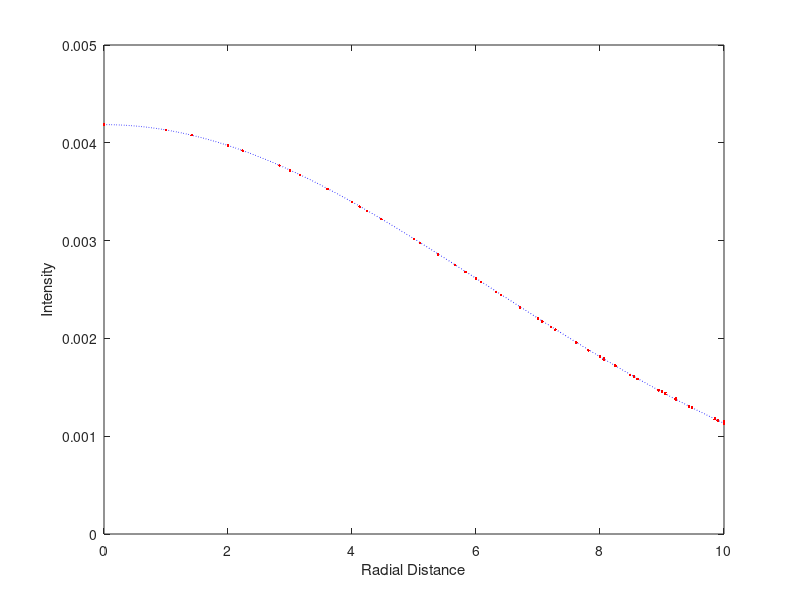
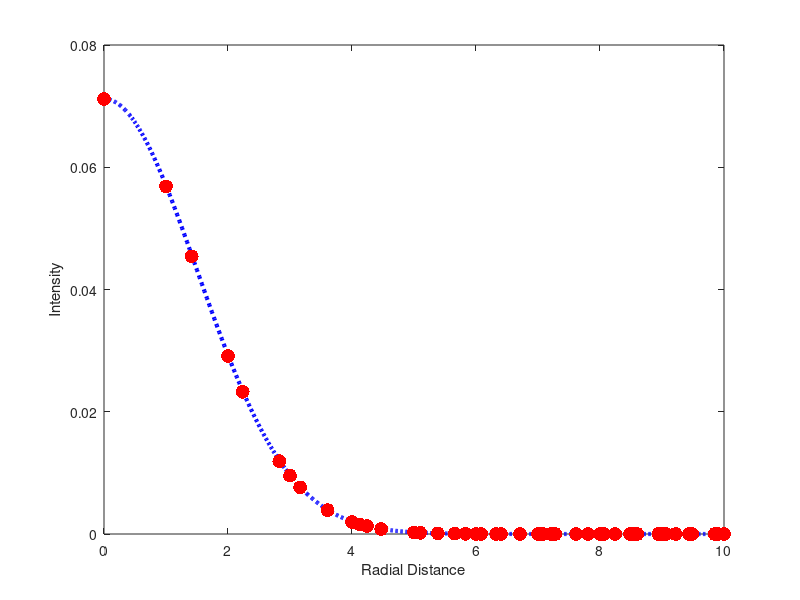

These figures' MATLAB source, in order: (Note: this script raises an error after producing the figures.)
% Andrew Rhodes
% ASEL
% 2017

% Perform scale space on an 2D image of an impulse and of a scene.
% Sample the image onto a 3D explicit surface.
% Perform explicit surface diffusion and compare.
% Perform implicit surface diffusion and copare.


close all
clear 
clc

%%%%%%%%%%%%%%%%%%%%%%%%%%%%%%%%%%%%%%%%%%%%%%%%%%%%%%%%%%%%%%%%%%%%%%%%%%%
% Additional Paths
%%%%%%%%%%%%%%%%%%%%%%%%%%%%%%%%%%%%%%%%%%%%%%%%%%%%%%%%%%%%%%%%%%%%%%%%%%%
% cd ~/Desktop/Ashish/'CS3 Code'/
addpath(genpath('~/Documents/Software/MeshLP/'))
addpath(genpath('~/Documents/Software/cp_matrices/'))
addpath('~/Desktop/Ashish/CS3 Code/')
addpath(genpath('~/GitProjects/pose/MATLAB_PointCloudDescriptors/OURCVFH/'))

%%%%%%%%%%%%%%%%%%%%%%%%%%%%%%%%%%%%%%%%%%%%%%%%%%%%%%%%%%%%%%%%%%%%%%%%%%%
% User Defined Criteria
%%%%%%%%%%%%%%%%%%%%%%%%%%%%%%%%%%%%%%%%%%%%%%%%%%%%%%%%%%%%%%%%%%%%%%%%%%%

% 2D image diffusion
MaxLevel = 70;
gausswindow = 2;
tau2D = 0.75;

MaxImageSize = 30;
MiddleImage = MaxImageSize / 2;


% 3D explcit surface diffusion
eSS = 1; % Explicit Surface Spacing
MaxSurfSize = 30;


% 3D implicit surface
spacing = 0.25;
sigma = 0.25;
porder = 3;
Lorder = 2;
dim = 3;
tauImplicit = spacing / 4;
tauImplicit = tau2D^2/2;
MaxTauImplicit = 70;
NumStepsImplicit = round(MaxTauImplicit / tauImplicit);
% NumStepsImplicit = MaxTauImplicit / sigma^2


% If using Gaussian implicit surface diffusion, p=3 causes negative values
% porder = 4


%%%%%%%%%%%%%%%%%%%%%%%%%%%%%%%%%%%%%%%%%%%%%%%%%%%%%%%%%%%%%%%%%%%%%%%%%%%
% Create Impulse Image
%%%%%%%%%%%%%%%%%%%%%%%%%%%%%%%%%%%%%%%%%%%%%%%%%%%%%%%%%%%%%%%%%%%%%%%%%%%


Signal2D = zeros(MaxImageSize, MaxImageSize, MaxLevel);
Signal2D(MiddleImage, MiddleImage, 1) = 1;

% Gauss = fspecial('gaussian', [gausswindow, gausswindow], tau2D);


[x,y] = meshgrid(-gausswindow:gausswindow,-gausswindow:gausswindow);
Gauss =  (1/(2*pi*tau2D^2)) .* exp( -(x.^2 + y.^2) ./ (2*tau2D^2) );
Gauss = Gauss./sum(Gauss(:))

for i = 1 : MaxLevel - 1
    
%     imshow(Signal2D(:,:,i),[])
%     pause
    
%     Signal2D(:,:,i+1) = imgaussfilt(Signal2D(:,:,1), sqrt(i)*tau2D);
%     Signal2D(:,:,i+1) = imgaussfilt(Signal2D(:,:,i), tau2D);
    Signal2D(:,:,i+1) = imfilter(Signal2D(:,:,i), Gauss,'replicate');

    
end




%%%%%%%%%%%%%%%%%%%%%%%%%%%%%%%%%%%%%%%%%%%%%%%%%%%%%%%%%%%%%%%%%%%%%%%%%%%
% Plot 2D Diffusion at Scales
%%%%%%%%%%%%%%%%%%%%%%%%%%%%%%%%%%%%%%%%%%%%%%%%%%%%%%%%%%%%%%%%%%%%%%%%%%%

[xImage2D, yImage2D] = ndgrid(1:MaxImageSize,1:MaxImageSize);

xyImage2D = [xImage2D(:), yImage2D(:)];

Image2Dcenter = sub2ind([MaxImageSize, MaxImageSize], MiddleImage, MiddleImage);

RadialDist2D = sqrt(sum(bsxfun(@minus, xyImage2D, xyImage2D(Image2Dcenter,:)).^2,2));




%%%%%%%%%%%%%%%%%%%%%%%%%%% Figures for paper %%%%%%%%%%%%%%%%%%%%%%%%%%%%%

figure
xgauss = 0:0.01:20;
for i = 1 : MaxLevel -1
    clf
    i
    t2 = (i-1) * tau2D^2
    
    Gaus = exp( -(xgauss.^2) / (2*t2) );
    Gaus = Gaus  * max(max(Signal2D(:,:,i)));
    
    plot(xgauss, Gaus, 'b:') 


    hold on
   
    plot(RadialDist2D, reshape(Signal2D(:,:,i),[],1),'r.')
    hold on
    xlim([0 10])
    
    ylabel('Intensity')
    xlabel('Radial Distance')

    pause
end

% % tau2D = 0.5; [6,21,61]
% % tau2d = 0.75; [5]

xgauss = 0:0.01:20;
for i = [5,15,35]
%     clf
    figure

    i;
    t2 = (i-1) * tau2D^2
    
    Gaus = exp( -(xgauss.^2) / (2*t2) );
    Gaus = Gaus  * max(max(Signal2D(:,:,i)));
    
    plot(xgauss, Gaus, 'b:','linewidth',3);

    hold on
    
    plot(RadialDist2D, reshape(Signal2D(:,:,i),[],1), 'r.','markersize',30)

    hold on
    xlim([0 10])
    
    ylabel('Intensity')
    xlabel('Radial Distance')
    ax = gca;
    ax.XAxis.FontSize = 55;
    ax.YAxis.FontSize = 55;
%     pause
end


figure
imshow(Signal2D(:,:,5),[])

figure
imshow(Signal2D(:,:,15),[])

figure 
imshow(Signal2D(:,:,35),[])


%%%%%%%%%%%%%%%%%%%%%%%%%%%%%%%%%%%%%%%%%%%%%%%%%%%%%%%%%%%%%%%%%%%%%%%%%%%
% Create Explicit 3D Surface, Laplace-Beltrami, diffusion for impulse 
%%%%%%%%%%%%%%%%%%%%%%%%%%%%%%%%%%%%%%%%%%%%%%%%%%%%%%%%%%%%%%%%%%%%%%%%%%%


NumPointSurf = length(1:eSS:MaxSurfSize+(1/eSS -1)*eSS);
MiddleSurfPoint = round(NumPointSurf/2);

[xSurf3D, ySurf3D, zSurf3D] = ndgrid(1:eSS:MaxSurfSize+(1/eSS -1)*eSS,1:eSS:MaxSurfSize+(1/eSS -1)*eSS,0);

PointCloudCenter = sub2ind([NumPointSurf, NumPointSurf], MiddleSurfPoint, MiddleSurfPoint);

PointCloud.Location = [xSurf3D(:), ySurf3D(:), zSurf3D(:)];
PointCloud.LocationCount = length(PointCloud.Location);
PointCloud.Face = delaunay(xSurf3D(:), ySurf3D(:));
PointCloud.FaceCount = length(PointCloud.Face);
PointCloud.FaceArea = findFaceArea(PointCloud.Location, PointCloud.Face);
PointCloud.Signal = zeros(PointCloud.LocationCount,1);
PointCloud.Signal(PointCloudCenter,1) = 1;
PointCloud = findMeshResolution(PointCloud, 'Model');

save_off(PointCloud.Location, PointCloud.Face, strcat('Plane',num2str(NumPointSurf),'.off'));

[LapMatMeshWeights, Area, hEdge2] = symmshlp_matrix(strcat('Plane',num2str(NumPointSurf),'.off'));

% [LapMatMeshWeights, Area, hEdge2] = symmshlp_matrix('Plane120.off');
hEdge = (hEdge2/2);
% tauExplicit = 0.5*hEdge^2;
tauExplicit = hEdge/4;

MaxTauExplicit  = 40;
NumStepsExplcit = round(MaxTauExplicit / tauExplicit);

A1 = sparse(1:length(Area),1:length(Area), 1./Area);

LBM = A1 * LapMatMeshWeights;

ItL = speye(length(Area),length(Area)) - tauExplicit * LBM;

SignalExplicit = zeros(PointCloud.LocationCount, NumStepsExplcit);
SignalExplicit(:,1) = PointCloud.Signal;


WaitBar = waitbar(0, sprintf('Implicit Euler Diffusion %i of %i', 0, NumStepsExplcit-1));

for i = 1 : NumStepsExplcit - 1
    
    [SignalExplicit(:,i+1), flag] = bicg(ItL, SignalExplicit(:,i), 1e-10, 30);
    if flag
        flag
    end
    
    waitbar(i/NumStepsExplcit, WaitBar, sprintf('Implicit Euler Diffusion %i of %i', i, NumStepsExplcit-1));
    
end

waitbar(i/NumStepsExplcit, WaitBar, sprintf('Diffusion Complete'));
close(WaitBar)



for i = 1 : NumStepsExplcit 
    
    imshow(reshape(SignalExplicit(:,i), NumPointSurf, NumPointSurf),[])
 
    
end




% Find the scale parameters
maxsample = 2; 
ws = 0 : 0.001 : maxsample;
NumSample = length(ws);
ScaleParameterSpatial = zeros(NumStepsExplcit,1);
ScaleParameterSpatial2 = zeros(NumStepsExplcit,1);
cut = sqrt(log(2));
db3 = 1/sqrt(2);
ws2 = (ws.^2)';
H =  ones(NumSample,1) ;
H2 =  ones(NumSample,1) ;
h = 1 ./ ( ones(NumSample,1) + tauExplicit/hEdge^2 * ws2 );
h2 = 1 ./ ( ones(NumSample,1) + tauExplicit * ws2 );

for i = 2 : NumStepsExplcit
    
    % Transfer function
    % 1st order
    H = H .* h;
    H2 = H2 .* h2;
    % Find the frequency at the cutoff values
    CutoffFrequency = interp1(H, ws, db3);
    % Change cutoff frequency to scale parameter
    ScaleParameterFrequency = CutoffFrequency / cut;   
    ScaleParameterSpatial(i,1) = hEdge / ScaleParameterFrequency;


    CutoffFrequency = interp1(H2, ws, db3);
    % Change cutoff frequency to scale parameter
    ScaleParameterFrequency = CutoffFrequency / cut;  
    ScaleParameterSpatial2(i,1) = 1 / ScaleParameterFrequency;

end




% tauExplicit = (hEdge/2)^2;
% ScaleParameterSpatial(i,1)
% sqrt(2*tauExplicit*i)


RadialDist3D = sqrt(sum(bsxfun(@minus, PointCloud.Location, PointCloud.Location(PointCloudCenter,:)).^2,2));

xgauss = 0:0.01:20;
for i = 1 : NumStepsExplcit
    clf
    plot(RadialDist3D, SignalExplicit(:,i),'r.')
    hold on
    axis([0 10 0 2*max(SignalExplicit(:,i))])
    Gauss = exp(-(xgauss.^2) / (2*ScaleParameterSpatial(i)^2));
    Gauss = Gauss * max(SignalExplicit(:,i));
    plot(xgauss, Gauss,'b-')
    
    Gauss2 = exp(-(xgauss.^2) / (2*ScaleParameterSpatial2(i)^2));
    Gauss2 = Gauss2 * max(SignalExplicit(:,i));
    plot(xgauss, Gauss2,'g:')
    
    i
    ScaleParameterSpatial(i)^2
    ScaleParameterSpatial2(i)^2
    t = (i-1)*2*tauExplicit
   
    Gauss2 = exp(-(xgauss.^2) / (2*t));
    Gauss2 = Gauss2 * max(SignalExplicit(:,i));
    plot(xgauss, Gauss2,'k:')
    
    pause
end

% scale^2 = [8 16 35]
% eSS = 1, t=h/4 [15 29 63]
% eSS = 0.5, t=h/4 [29 57 124]
% eSS = 0.25 t=h/4 [58 113 247]

% [7 23 67]

% [3 10 28]
%%%%%%%%%%%%%%%%%%%%%%%%%%% Figures for paper %%%%%%%%%%%%%%%%%%%%%%%%%%%%%

RadialDist3D = sqrt(sum(bsxfun(@minus, PointCloud.Location, PointCloud.Location(PointCloudCenter,:)).^2,2));

xgauss = 0:0.01:20;
% eSS = 1, t=h/4 [15 29 63]
% eSS = 0.5, t=h/4 [29 57 124]
% eSS = 0.25 t=h/4 [58 113 247]
for i = [58 113 247]
    
    figure
    plot(RadialDist3D, SignalExplicit(:,i),'r.','markersize',30)
    hold on
%     axis([0 10 0 2*max(SignalExplicit(:,i))])
    Gauss = exp(-(xgauss.^2) / (2*ScaleParameterSpatial(i)^2));
    Gauss = Gauss * max(SignalExplicit(:,i));
    plot(xgauss, Gauss,'m--','linewidth',3)
    
    ScaleParameterSpatial(i)^2
    t = (i-1)*2*tauExplicit
   
    Gauss2 = exp(-(xgauss.^2) / (2*t));
    Gauss2 = Gauss2 * max(SignalExplicit(:,i));
    plot(xgauss, Gauss2,'b:','linewidth',3)
    xlim([0 10])
    ylabel('Intensity')
    xlabel('Radial Distance')
    ax = gca;
    ax.XAxis.FontSize = 55;
    ax.YAxis.FontSize = 55;
%     pause
end


% eSS = 1, t=h/4 [15 29 63]
% eSS = 0.5, t=h/4 [29 57 124]
% eSS = 0.25 t=h/4 [58 113 247]
for i = [58 113 247]
    
    figure
    imshow(reshape(SignalExplicit(:,i), NumPointSurf, NumPointSurf),[])

    
end

%%%%%%%%%%%%%%%%%%%%%%%%%%%%%%%%%%%%%%%%%%%%%%%%%%%%%%%%%%%%%%%%%%%%%%%%%%%
% Create Implicit 3D Surface, L, E, M, diffusion for impulse 
%%%%%%%%%%%%%%%%%%%%%%%%%%%%%%%%%%%%%%%%%%%%%%%%%%%%%%%%%%%%%%%%%%%%%%%%%%%

% Create 3D implcit Surface
bandwidth = 1.00001*spacing*sqrt((dim-1)*((porder+1)/2)^2 + ((Lorder/2+(porder+1)/2)^2));
% Implicit Clostest Point Method
MinPoint = round(min(PointCloud.Location) - bandwidth - spacing, 1);
MaxPoint = round(max(PointCloud.Location) + bandwidth + spacing, 1);

% Gaussian Method
% MinPoint = round(min(PointCloud.Location) - bandwidth - 2*spacing, 1);
% MaxPoint = round(max(PointCloud.Location) + bandwidth + 2*spacing, 1);

x1d = (MinPoint(1):spacing:MaxPoint(1))';
y1d = (MinPoint(2):spacing:MaxPoint(2))';
z1d = (MinPoint(3):spacing:MaxPoint(3))';

[IJK,DIST,CP,XYZ,CPFACE] = tri2cp(PointCloud.Face, PointCloud.Location, spacing, MinPoint, porder, Lorder/2);

% MinXYZ = min(XYZ);
% MaxXYZ = max(XYZ);
% MinIJK = min(IJK);
% MaxIJK = max(IJK);



% XYZ = MinPoint - spacing + IJK * spacing

BandSearchSize = [length(x1d), length(y1d), length(z1d)];

Band = sub2ind(BandSearchSize, IJK(:,1), IJK(:,2), IJK(:,3));


% Create L, E, M
L = laplacian_3d_matrix(y1d,x1d,z1d, Lorder, Band);

Eplot = interp3_matrix(y1d, x1d, z1d, PointCloud.Location(:,2), PointCloud.Location(:,1), PointCloud.Location(:,3), porder, Band);
% Eplot = interpLagrange3D(BandSearchSize, MinPoint, PointCloud.Location, porder, Band, spacing);

Ecp = interp3_matrix(y1d, x1d, z1d, CP(:,2), CP(:,1), CP(:,3), porder, Band);
% Ecp = interpLagrange3D(BandSearchSize, MinPoint, CP, porder, Band, spacing);

M = lapsharp(L, Ecp);



% Extrapolate data to embedding

FaceInterpolateWeights = interpBarycenterTriangle(PointCloud, CP, CPFACE);

Signal = FaceInterpolateWeights *  PointCloud.Signal;



SignalImplicit = zeros(PointCloud.LocationCount, NumStepsImplicit);
SignalImplicit(:,1) = PointCloud.Signal;


WaitBar = waitbar(0, sprintf('Implicit Euler Diffusion %i of %i', 0, NumStepsImplicit-1));



% G = make3DGaussianMatrix(y1d, x1d, z1d, sigma, spacing, Band, 4, 0);
% 
% GE =  G * Ecp ;
% 
% 
% 
% 
% for i = 1 : NumStepsImplicit - 1
%     
% %     SignalNew = Eplot * GE * FaceInterpolateWeights * Signal;
% %     
% %     SignalNew(abs(SignalNew)<10*eps) = 0;
% %     i
% %     SignalNew(SignalNew<0)
% %     
% %     SignalImplicit(:,i+1) = SignalNew;
%     SignalNew = GE * Signal;
%     
%     
%     SignalEplot = Eplot * SignalNew;
%     SignalEplot(abs(SignalEplot)<10*eps) = 0;
%     if ~isempty(SignalEplot(SignalEplot<0))
%         i
%         SignalEplot(SignalEplot<0)
%     end
%     
% %     SignalImplicit(:,i+1) = Eplot * SignalNew;
%     SignalImplicit(:,i+1) = SignalEplot;
%     
%     Signal = SignalNew;
%     
%     
%     
%     waitbar(i/NumStepsImplicit, WaitBar, sprintf('Implicit Euler Diffusion %i of %i', i, NumStepsImplicit-1));
%     
% end


ItM = speye(size(M)) - tauImplicit * M;

for i = 1 : NumStepsImplicit - 1
    

    [SignalNew, flag, relres] = bicg(ItM, Signal, 1e-10, 30);

%     [SignalNew, flag, relres] = gmres(ItM, Signal, [], 1e-10, 30);

    if flag
        flag
        relres
    end
    
    
    Signal = SignalNew;
    

    
    SignalImplicit(:,i+1) = Eplot * SignalNew;
    
    waitbar(i/NumStepsImplicit, WaitBar, sprintf('Implicit Euler Diffusion %i of %i', i, NumStepsImplicit-1));
    
end

waitbar(i/NumStepsImplicit, WaitBar, sprintf('Diffusion Complete'));
close(WaitBar)



SignalImplicit(SignalImplicit<0) = 0;

figure
for i = 1 : NumStepsImplicit

    imshow(reshape(SignalImplicit(:,i),NumPointSurf,NumPointSurf),[]);
    drawnow
%     pause(0.01)
    
end

imshow(reshape(SignalImplicit(:,end),NumPointSurf,NumPointSurf),[]);


RadialDist3D = sqrt(sum(bsxfun(@minus, PointCloud.Location, PointCloud.Location(PointCloudCenter,:)).^2,2));

xgauss = 0:0.01:20;

for i = 1 : NumStepsImplicit
    clf
    plot(RadialDist3D, SignalImplicit(:,i),'r.')

    hold on
    axis([0 10 0 2*max(SignalImplicit(:,i))])
    
    
    t = (i-1)*sigma^2
    
    Gauss = exp(-(xgauss.^2) / (2*t));
    Gauss = Gauss * max(SignalImplicit(:,i));
    plot(xgauss, Gauss,'k:')


        
    pause

    
end





% Find the scale parameters
maxsample = 10; 
ws = 0 : 0.01 : maxsample;
NumSample = length(ws);
ScaleParameterSpatialImplicit = zeros(NumStepsImplicit,1);
cut = sqrt(log(2));
db3 = 1/sqrt(2);
ws2 = (ws.^2)';
H = ones(NumSample,1) ;
% h = 1 ./ ( ones(NumSample,1) + tauImplicit/spacing^2 * ws2 );
h = 1 ./ ( ones(NumSample,1) + tauImplicit * ws2 );

for i = 2 : NumStepsImplicit
    
    % Transfer function
    % 1st order
    H = H .* h;
    % Find the frequency at the cutoff values
    [uH, indH] = unique(H);
    CutoffFrequencyImplicit = interp1(uH, ws(indH), db3);
    % Change cutoff frequency to scale parameter
    ScaleParameterFrequencyImplicit = CutoffFrequencyImplicit / cut;   
%     ScaleParameterSpatialImplicit(i,1) =  spacing / ScaleParameterFrequencyImplicit;
    ScaleParameterSpatialImplicit(i,1) =  1 / ScaleParameterFrequencyImplicit;

end



% a = (hEdge/2) \ spacing

RadialDist3D = sqrt(sum(bsxfun(@minus, PointCloud.Location, PointCloud.Location(PointCloudCenter,:)).^2,2));

xgauss = 0:0.01:20;

for i = 1 : NumStepsImplicit
    clf
    plot(RadialDist3D, SignalImplicit(:,i),'r.')
    hold on
    axis([0 10 0 2*max(SignalImplicit(:,i))])
    
   
    Gauss = exp(-(xgauss.^2) / (2*ScaleParameterSpatialImplicit(i)^2));
    Gauss = Gauss * max(SignalImplicit(:,i));
    plot(xgauss, Gauss,'b-')
    
    
    i
    t = (i-1)*2*tauImplicit
    ScaleParameterSpatialImplicit(i)^2    
    
    
    Gauss = exp(-(xgauss.^2) / (2*t));
    Gauss = Gauss * max(SignalImplicit(:,i));
    plot(xgauss, Gauss,'k:')
   

    
    pause
    
end










%%%%%%%%%%%%%%%%%%%%%%%%%%% Figures for paper %%%%%%%%%%%%%%%%%%%%%%%%%%%%%


% spacing = 0.1 [26 101 301]
% spacing = 0.25; [11 41 121]
% spacing = 0.5 [6 21 61]
for i = [5,15,35]
    figure
    imshow(reshape(SignalImplicit(:,i),NumPointSurf,NumPointSurf),[]);
    
    
end



RadialDist3D = sqrt(sum(bsxfun(@minus, PointCloud.Location, PointCloud.Location(PointCloudCenter,:)).^2,2));

xgauss = 0:0.01:20;



% spacing = 0.1 [26 101 301]
% spacing = 0.25; [11 41 121]
% spacing = 0.5 [6 21 61]
for i = [5,15,35]
    
    figure
    
    hold on
    
   
    Gauss = exp(-(xgauss.^2) / (2*ScaleParameterSpatialImplicit(i)^2));
    Gauss = Gauss * max(SignalImplicit(:,i));
    plot(xgauss, Gauss,'m--','linewidth',3)
    
    t = (i-1)*2*tauImplicit
    ScaleParameterSpatialImplicit(i)^2  
    
    
    Gauss = exp(-(xgauss.^2) / (2*t));
    Gauss = Gauss * max(SignalImplicit(:,i));
    plot(xgauss, Gauss,'b:','linewidth',3)
    
    plot(RadialDist3D, SignalImplicit(:,i),'r.','markersize',30)
    
    
    xlim([0 5])
    ylabel('Intensity')
    xlabel('Radial Distance')
    ax = gca;
    ax.XAxis.FontSize = 55;
    ax.YAxis.FontSize = 55;
    
%     pause
    
end























